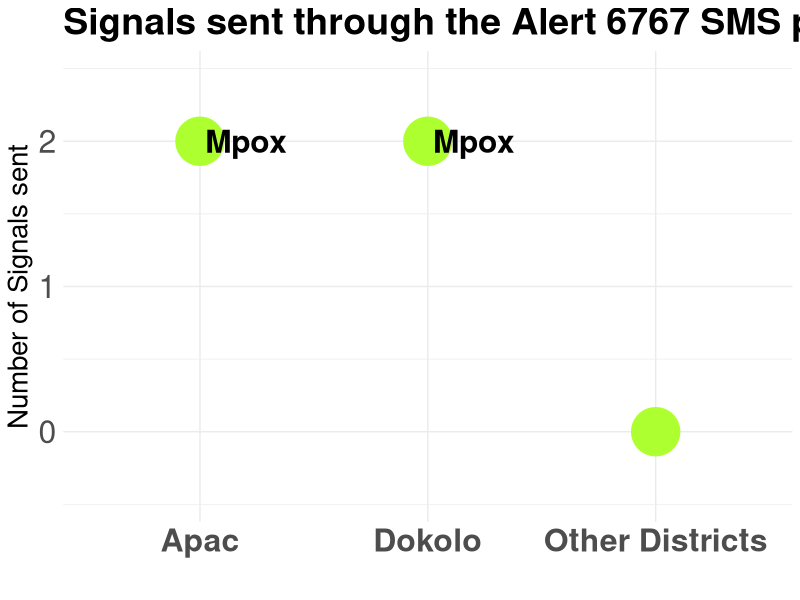
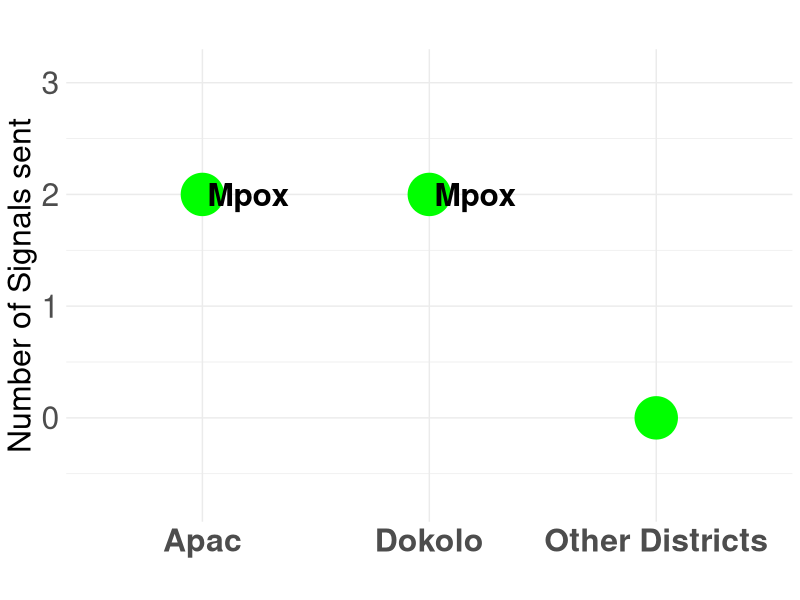

Recreate these plots in R, in order.

rm(list = ls())
library(ggplot2)
library(ggrepel)

# Create a data frame with the provided data
data <- data.frame(
  District = c("Apac", "Dokolo", "Other Districts"),
  Cases = c(2, 2, 0),
  Disease = c("Mpox", "Mpox", "")
)

# Clean data to ensure no missing values
data <- na.omit(data)

# Create the plot with adjusted font sizes and y-axis breaks
ggplot(data, aes(x = District, y = Cases, label = ifelse(Cases > 0, Disease, ""))) + 
  geom_point(size = 16, color = "greenyellow") +
  geom_text_repel(
    box.padding = 0.1, point.padding = 1.2, max.overlaps = Inf, 
    size = 8, # Adjust label size as needed
    fontface = "bold",
    nudge_x = 0.2  # Adjust nudge_x for better label positioning
  ) +
  labs(
    title = "Signals sent through the Alert 6767 SMS platform during Wk2",
    x = "",
    y = "Number of Signals sent"
  ) +
  theme_minimal() +
  theme(
    axis.text.x = element_text(size = 23, face = "bold"), 
    axis.text.y = element_text(size = 23), 
    axis.title.x = element_text(size = 23), 
    axis.title.y = element_text(size = 20), 
    plot.title = element_text(size = 27, face = "bold") 
  ) +
  scale_y_continuous(breaks = seq(0, max(data$Cases) + 1, by = 1),  # Set breaks at whole numbers
                     expand = expansion(mult = c(0.31, 0.31)))

##################
library(ggplot2)
library(ggrepel)

# Create a data frame with the provided data
data <- data.frame(
  District = c("Apac", "Dokolo", "Other Districts"),
  Cases = c(2, 2, 0),
  Disease = c("Mpox", "Mpox", "")
)

# Create the plot with adjusted font sizes and y-axis breaks
ggplot(data, aes(x = District, y = Cases, label = ifelse(Cases > 0, Disease, ""))) + 
  geom_point(size = 14, color = "green") +
  geom_text_repel(
    box.padding = 0.1, point.padding = 1.2, max.overlaps = Inf, 
    size = 8, # Adjust label size as needed
    fontface = "bold",
    nudge_x = 0.2  # Adjust nudge_x for better label positioning
  ) +
  labs(
    title = "",
    x = "",
    y = "Number of Signals sent"
  ) +
  theme_minimal() +
  theme(
    axis.text.x = element_text(size = 23, face = "bold"), 
    axis.text.y = element_text(size = 23), 
    axis.title.x = element_text(size = 23), 
    axis.title.y = element_text(size = 23), 
    plot.title = element_text(size = 26, face = "bold") 
  ) +
  scale_y_continuous(breaks = seq(0, max(data$Cases) + 1, by = 1),  # Set breaks at whole numbers
                     limits = c(0, max(data$Cases) + 1),      # Set limits to avoid displaying 0 on the y-axis
                     expand = expansion(mult = c(0.31, 0.1)))

